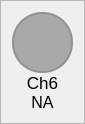
                     <widget class="QFrame" name="frame_ch6">
                      <property name="maximumSize">
                       <size>
                        <width>80</width>
                        <height>150</height>
                       </size>
                      </property>
                      <property name="styleSheet">
                       <string notr="true"/>
                      </property>
                      <property name="frameShape">
                       <enum>QFrame::StyledPanel</enum>
                      </property>
                      <property name="frameShadow">
                       <enum>QFrame::Raised</enum>
                      </property>
                      <layout class="QVBoxLayout" name="verticalLayout_13">
                       <property name="spacing">
                        <number>0</number>
                       </property>
                       <item>
                        <widget class="QFrame" name="frame_ch6_color">
                         <property name="sizePolicy">
                          <sizepolicy hsizetype="Fixed" vsizetype="Fixed">
                           <horstretch>0</horstretch>
                           <verstretch>0</verstretch>
                          </sizepolicy>
                         </property>
                         <property name="minimumSize">
                          <size>
                           <width>61</width>
                           <height>61</height>
                          </size>
                         </property>
                         <property name="maximumSize">
                          <size>
                           <width>1000</width>
                           <height>61</height>
                          </size>
                         </property>
                         <property name="sizeIncrement">
                          <size>
                           <width>1</width>
                           <height>1</height>
                          </size>
                         </property>
                         <property name="styleSheet">
                          <string notr="true">border: 2px solid rgb(145, 145, 145);
border-radius: 30px;
background-color: rgb(169, 169, 169)</string>
                         </property>
                         <property name="frameShape">
                          <enum>QFrame::StyledPanel</enum>
                         </property>
                         <property name="frameShadow">
                          <enum>QFrame::Raised</enum>
                         </property>
                        </widget>
                       </item>
                       <item>
                        <widget class="QLabel" name="label_ch6">
                         <property name="minimumSize">
                          <size>
                           <width>61</width>
                           <height>0</height>
                          </size>
                         </property>
                         <property name="maximumSize">
                          <size>
                           <width>16777215</width>
                           <height>30</height>
                          </size>
                         </property>
                         <property name="font">
                          <font>
                           <pointsize>13</pointsize>
                           <italic>false</italic>
                           <bold>false</bold>
                          </font>
                         </property>
                         <property name="text">
                          <string>Ch6</string>
                         </property>
                         <property name="alignment">
                          <set>Qt::AlignCenter</set>
                         </property>
                        </widget>
                       </item>
                       <item>
                        <widget class="QLabel" name="label_ch6_value">
                         <property name="minimumSize">
                          <size>
                           <width>61</width>
                           <height>0</height>
                          </size>
                         </property>
                         <property name="maximumSize">
                          <size>
                           <width>16777215</width>
                           <height>30</height>
                          </size>
                         </property>
                         <property name="font">
                          <font>
                           <pointsize>12</pointsize>
                           <italic>false</italic>
                           <bold>false</bold>
                          </font>
                         </property>
                         <property name="styleSheet">
                          <string notr="true">font:12pt</string>
                         </property>
                         <property name="text">
                          <string>NA</string>
                         </property>
                         <property name="alignment">
                          <set>Qt::AlignCenter</set>
                         </property>
                        </widget>
                       </item>
                      </layout>
                     </widget>
